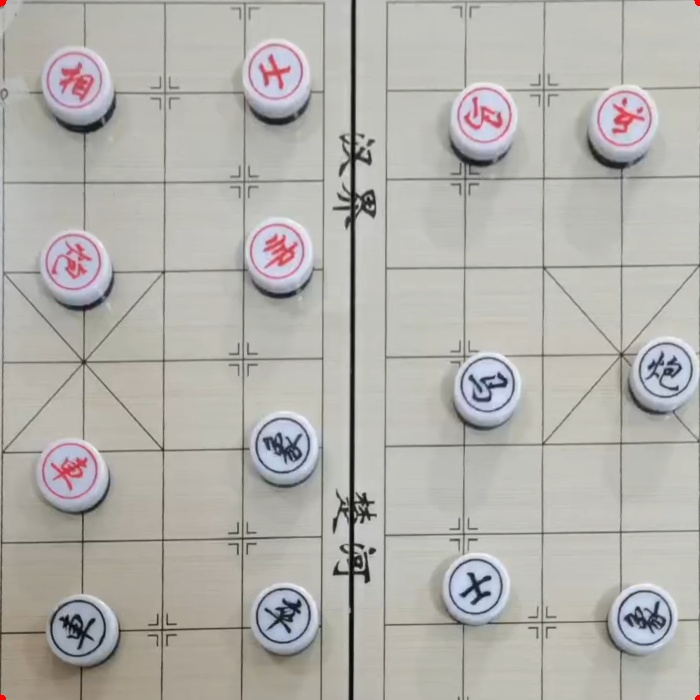
#> input picture data/IPM_data/IPM_result.jpg, 700 x 700 px
$ python HoughCircle_det.py
#> lines starting #> are read from the running program, lines starting #| are printed output that depends on the picture; after the words box and inside, x2 and y2 are one past the last pixel; in counts of white or black regions, pixels touching at a corner belong together
import cv2 as cv
import matplotlib as plt
import numpy as np

img_ori = cv.imread("./data/IPM_data/IPM_result.jpg", 1)
#> img_ori is the input picture: shape (700, 700, 3); mean B, G, R 172.2, 177, 178.8
img = img_ori.copy()


img = cv.cvtColor(img, cv.COLOR_BGR2GRAY)
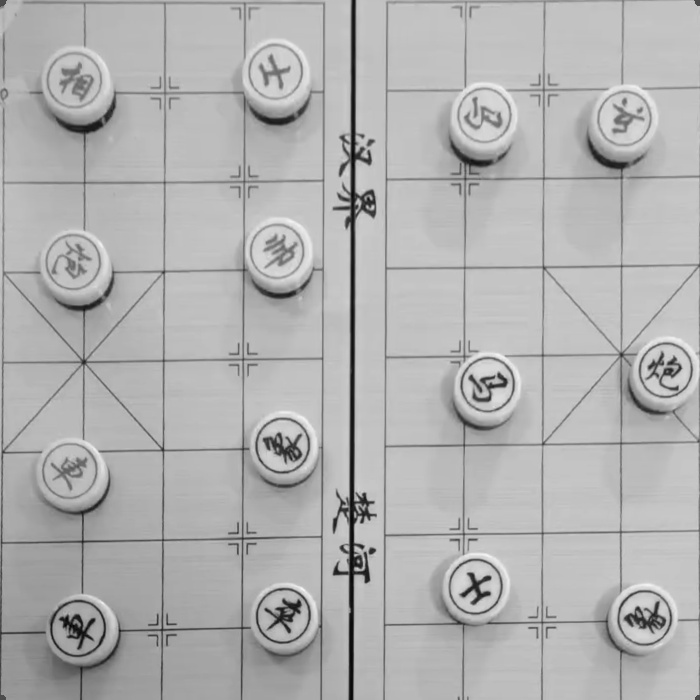
#> img: shape (700, 700); min 2, max 248, mean 177

blur_img = cv.GaussianBlur(img, (7, 7), 0)

circle = cv.HoughCircles(
    blur_img,
    cv.HOUGH_GRADIENT,
    1,
    60,
    param1=20,
    param2=40,
    minRadius=20,
    maxRadius=40)
#> circle = 14 rows, first 8: [73.5, 79.5, 28.5], [475.5, 586.5, 28], [665.5, 369.5, 27.9], [81.5, 629.5, 36.1], [282.5, 444.5, 28.2], [282.5, 615.5, 24.6], [274.5, 71.5, 24.6], [486.5, 385.5, 34.9]

for i in circle[0, :]:  # 遍历矩阵的每一行的数据
    # 绘制圆形
    cv.circle(img_ori, (int(i[0]), int(i[1])), int(i[2]), (255, 0, 0), 3)
    # 绘制圆心
    cv.circle(img_ori, (int(i[0]), int(i[1])), 8, (255, 0, 0), -1)
    print((int(i[0]), int(i[1])))
#> this loop made 14 passes
#> i on passes 1 to 12: [73.5, 79.5, 28.5], [475.5, 586.5, 28], [665.5, 369.5, 27.9], [81.5, 629.5, 36.1], [282.5, 444.5, 28.2], [282.5, 615.5, 24.6], [274.5, 71.5, 24.6], [486.5, 385.5, 34.9], [68.5, 470.5, 28.8], [73.5, 261.5, 28.3], [279.5, 259.5, 32.7], [622.5, 117.5, 29.3]
#| (73, 79)
#| (475, 586)
#| (665, 369)
#| (81, 629)
#| (282, 444)
#| (282, 615)
#| (274, 71)
#| (486, 385)
#> (further printed lines are left out)
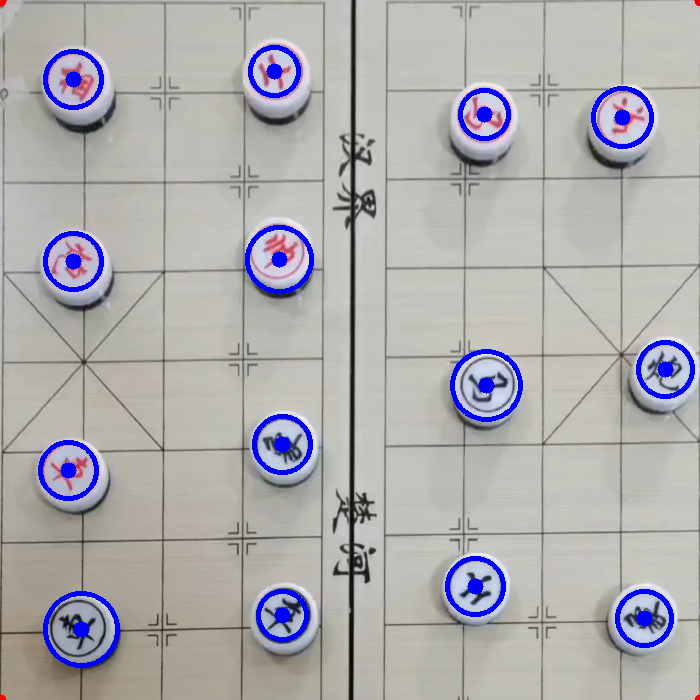
#> img_ori: shape (700, 700, 3); 3.1% of pixels changed, all inside (x1, y1, x2, y2) = (38, 45, 695, 668)

cv.imshow("0",blur_img)
cv.imshow("1", img_ori)
cv.waitKey(0)
